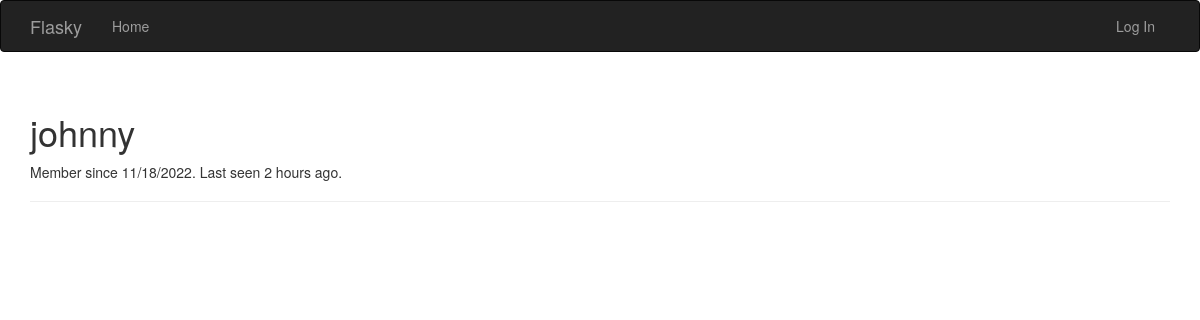
The app's page /user/johnny, older data.
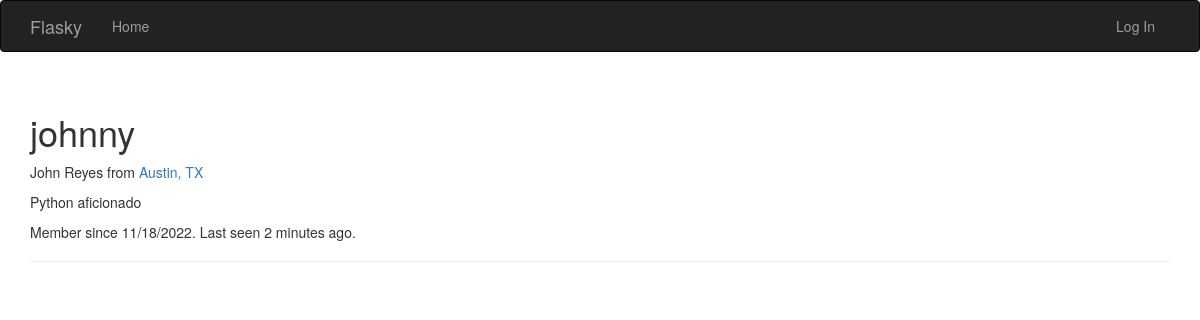
The same page, newer data.
### app/models.py (models this page shows, shortened)
class User(UserMixin, db.Model):
    __tablename__ = 'users'
    id = db.Column(db.Integer, primary_key=True)
    email = db.Column(db.String(64), unique=True, index=True)
    username = db.Column(db.String(64), unique=True, index=True)
    role_id = db.Column(db.Integer, db.ForeignKey('roles.id'))
    password_hash = db.Column(db.String(128))
    confirmed = db.Column(db.Boolean, default=False)
    name = db.Column(db.String(64))
    location = db.Column(db.String(64))
    about_me = db.Column(db.Text())
    member_since = db.Column(db.DateTime(), default=datetime.utcnow)
    last_seen = db.Column(db.DateTime(), default=datetime.utcnow)
    @property
    def password(self):
        raise AttributeError('password is not a readable attribute')

### app/main/views.py (the view)
@main.route('/user/<username>')
def user(username):
    user = User.query.filter_by(username=username).first_or_404()
    return render_template('user.html', user=user)

### app/auth/views.py (called while the page is built)
@auth.before_app_request
def before_request():
    if current_user.is_authenticated:
        current_user.ping()
        if not current_user.confirmed \
                and request.endpoint \
                and request.blueprint != 'auth' \
                and request.endpoint != 'static':
            return redirect(url_for('auth.unconfirmed'))

### app/main/__init__.py (called while the page is built)
@main.app_context_processor
def inject_permissions():
    return dict(Permission=Permission)

### app/models.py (called while the page is built)
    def is_administrator(self):
        return False

### app/templates/user.html (shortened to what this page needs)
{% extends "base.html" %}
{% block page_content %}
<div class="page-header">
    <h1>{{ user.username }}</h1>
    {% if user.name or user.location %}
    <p>
        {% if user.name %}{{ user.name }}{% endif %}
        {% if user.location %}
            from <a href="http://maps.google.com/?q={{ user.location }}">{{ user.location }}</a>
        {% endif %}
    </p>
    {% endif %}
    {% if user.about_me %}<p>{{ user.about_me }}</p>{% endif %}
    <p>Member since {{ moment(user.member_since).format('L') }}. Last seen {{ moment(user.last_seen).fromNow() }}.</p>
</div>
{% endblock %}

### app/templates/base.html (shortened to what this page needs)
{% extends "bootstrap/base.html" %}
{% block head %}
{{ super() }}
{% endblock %}
{% block navbar %}
<div class="navbar navbar-inverse" role="navigation">
    <div class="container">
        <div class="navbar-header">
            <a class="navbar-brand" href="{{ url_for('main.index') }}">Flasky</a>
        </div>
        <div class="navbar-collapse collapse">
            <ul class="nav navbar-nav">
                <li><a href="{{ url_for('main.index') }}">Home</a></li>
            </ul>
            <ul class="nav navbar-nav navbar-right">
                {% if current_user.is_authenticated %}
                <li class="dropdown">
                    <a href="#" class="dropdown-toggle" data-toggle="dropdown">Account<b class="caret"></b></a>
                    <ul class="dropdown-menu">
                        <li><a href="{{ url_for('auth.change_password') }}">Change Password</a></li>
                        <li><a href="{{ url_for('auth.change_email_request') }}">Change Email</a></li>
                        <li><a href="{{ url_for('auth.logout') }}">Log Out</a></li>
                    </ul>
                </li>
                {% else %}
                <li><a href="{{ url_for('auth.login') }}">Log In</a> </li>
                {% endif %}
            </ul>
        </div>
    </div>
</div>
{% endblock %}
{% block content %}
<div class="container">
    {% block page_content %}{% endblock %}
</div>
{% endblock %}

Row changes from the older to the newer data that the page shows:
changed User "johnny": name (not shown) → "John Reyes"; location (not shown) → "Austin, TX"; about_me (not shown) → "Python aficionado"; last_seen "2 hours ago" → "2 minutes ago"
Text that changed along with them:
text now shown: "from"
